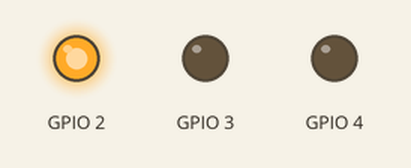
Recording of a program running on a simulated Raspberry Pi (BCM pin numbers). Parts: output pins drawn as LEDs (lit = HIGH).

Above: at 0.5 s.
At 3.5 s:
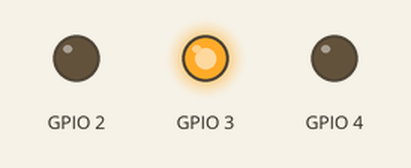
At 6.5 s:
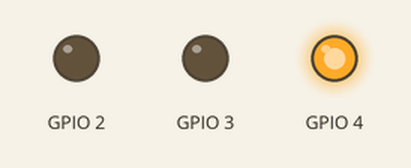
At 10.0 s:
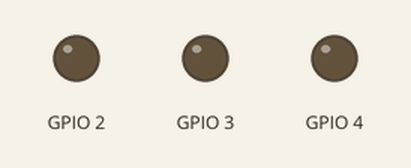
Timing chart, 0 to 11.1 s (numbered marks = the images above):
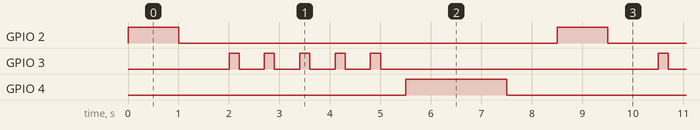

Measured:
- by itself, GPIO 2: alternates HIGH for 1.0 s and LOW for 7.5 s
- by itself, GPIO 3: repeats every 8.5 s: 4 × (LOW 0.50 s, HIGH 0.20 s), LOW 5.5 s, HIGH 0.20 s
- by itself, GPIO 4: alternates HIGH for 2.0 s and LOW for 6.5 s

The program:

hw2_LED.py
```python
import RPi.GPIO as GPIO
import time

def Setup(GPIOnum, OUT_IN):
    GPIO.setmode(GPIO.BCM) #BOARD or BCM #GPIO -> BCM

    if OUT_IN == "OUT":
        GPIO.setup(GPIOnum, GPIO.OUT)
    else:
        GPIO.setup(GPIOnum, GPIO.IN)

def TurnOnLED(GPIOnum):
    GPIO.output(GPIOnum, True) #GPIOnum position power supply

def TurnOffLED(GPIOnum):
    GPIO.output(GPIOnum, False)

def GetGPIOStatus(GPIOnum):
    GPIO_State = GPIO.input(GPIOnum)
    return GPIO_State

def Flashing(GPIOnum, times):
    Setup(GPIOnum, "OUT")
    for i in range(0, times):
        TurnOnLED(GPIOnum)
        time.sleep(0.5)
        TurnOffLED(GPIOnum)
        time.sleep(0.5)


if __name__ == "__main__":
    try:
        #Setup(2, "IN")
        #print("The status of the GPIO10{0} is {1}".format(2,GetGPIOStatus(2)))
        Setup(2, "OUT")
        Setup(3, "OUT")
        Setup(4, "OUT")
        while True:
            TurnOnLED(2)
            time.sleep(1)
            TurnOffLED(2)
            time.sleep(1)
            for i in range(0, 5):
                TurnOnLED(3)
                time.sleep(0.2)
                TurnOffLED(3)
                time.sleep(0.5)
            TurnOnLED(4)
            time.sleep(2)
            TurnOffLED(4)
            time.sleep(1)
    except KeyboardInterrupt:
            GPIO.cleanup()
            
```
